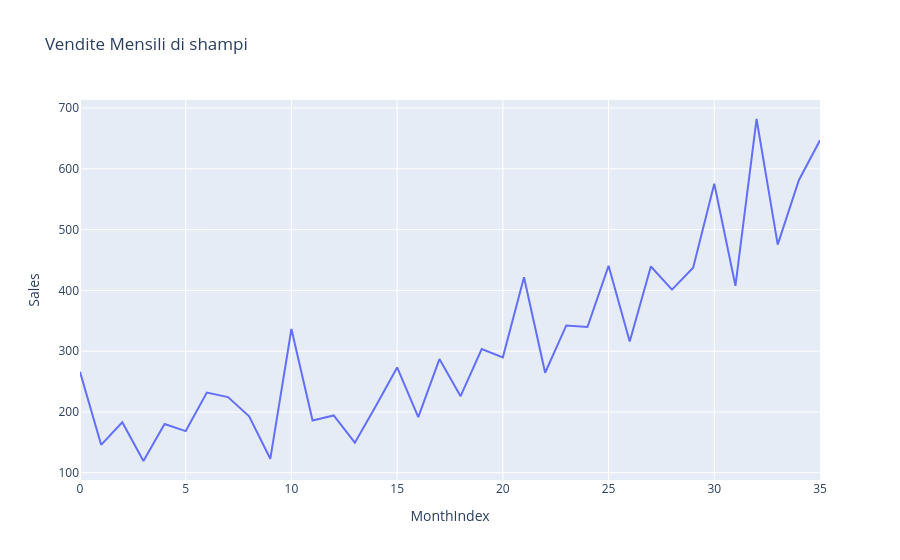

The notebook cell this image was saved under:
### Code cell
fig = px.line(df, x="MonthIndex", y = "Sales", title = "Vendite Mensili di shampi" )

fig.show()

### Figure 1 — Plotly figure (JSON) as saved in the notebook; plotly's stock layout.template omitted (floating-point values rounded to 4 significant figures)
{"data": [{"hovertemplate": "MonthIndex=%{x}<br>Sales=%{y}<extra></extra>", "legendgroup": "", "line": {"color": "#636efa", "dash": "solid"}, "marker": {"symbol": "circle"}, "mode": "lines", "name": "", "orientation": "v", "showlegend": false, "type": "scatter", "x": [0, 1, 2, 3, 4, 5, 6, 7, 8, 9, 10, 11, 12, 13, 14, 15, 16, 17, 18, 19, 20, 21, 22, 23, 24, 25, 26, 27, 28, 29, 30, 31, 32, 33, 34, 35], "xaxis": "x", "y": [266, 145.9, 183.1, 119.3, 180.3, 168.5, 231.8, 224.5, 192.8, 122.9, 336.5, 185.9, 194.3, 149.5, 210.1, 273.3, 191.4, 287, 226, 303.6, 289.9, 421.6, 264.5, 342.3, 339.7, 440.4, 315.9, 439.3, 401.3, 437.4, 575.5, 407.6, 682, 475.3, 581.3, 646.9], "yaxis": "y"}], "layout": {"legend": {"tracegroupgap": 0}, "title": {"text": "Vendite Mensili di shampi"}, "xaxis": {"anchor": "y", "domain": [0, 1], "title": {"text": "MonthIndex"}}, "yaxis": {"anchor": "x", "domain": [0, 1], "title": {"text": "Sales"}}}}
